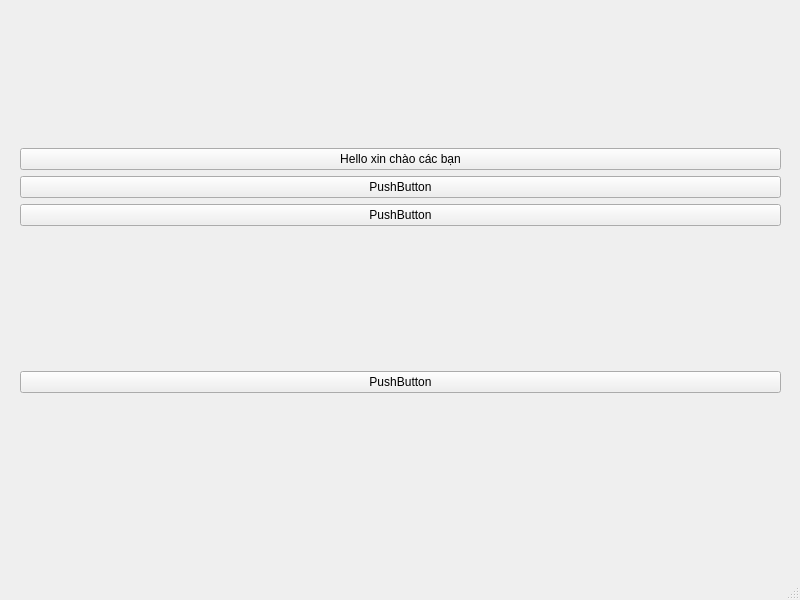
<?xml version="1.0" encoding="UTF-8"?>
<ui version="4.0">
 <class>MainWindow</class>
 <widget class="QMainWindow" name="MainWindow">
  <property name="geometry">
   <rect>
    <x>0</x>
    <y>0</y>
    <width>800</width>
    <height>600</height>
   </rect>
  </property>
  <property name="windowTitle">
   <string>MainWindow</string>
  </property>
  <widget class="QWidget" name="centralwidget">
   <widget class="QWidget" name="verticalLayoutWidget">
    <property name="geometry">
     <rect>
      <x>20</x>
      <y>10</y>
      <width>761</width>
      <height>521</height>
     </rect>
    </property>
    <layout class="QVBoxLayout" name="verticalLayout">
     <item>
      <spacer name="verticalSpacer">
       <property name="orientation">
        <enum>Qt::Vertical</enum>
       </property>
       <property name="sizeHint" stdset="0">
        <size>
         <width>20</width>
         <height>40</height>
        </size>
       </property>
      </spacer>
     </item>
     <item>
      <widget class="QPushButton" name="pushButton_2">
       <property name="text">
        <string>Hello xin chào các bạn</string>
       </property>
      </widget>
     </item>
     <item>
      <widget class="QPushButton" name="pushButton_4">
       <property name="text">
        <string>PushButton</string>
       </property>
      </widget>
     </item>
     <item>
      <widget class="QPushButton" name="pushButton_3">
       <property name="text">
        <string>PushButton</string>
       </property>
      </widget>
     </item>
     <item>
      <spacer name="verticalSpacer_3">
       <property name="orientation">
        <enum>Qt::Vertical</enum>
       </property>
       <property name="sizeHint" stdset="0">
        <size>
         <width>20</width>
         <height>40</height>
        </size>
       </property>
      </spacer>
     </item>
     <item>
      <widget class="QPushButton" name="pushButton">
       <property name="text">
        <string>PushButton</string>
       </property>
      </widget>
     </item>
     <item>
      <spacer name="verticalSpacer_2">
       <property name="orientation">
        <enum>Qt::Vertical</enum>
       </property>
       <property name="sizeHint" stdset="0">
        <size>
         <width>20</width>
         <height>40</height>
        </size>
       </property>
      </spacer>
     </item>
    </layout>
   </widget>
  </widget>
  <widget class="QMenuBar" name="menubar">
   <property name="geometry">
    <rect>
     <x>0</x>
     <y>0</y>
     <width>800</width>
     <height>26</height>
    </rect>
   </property>
  </widget>
  <widget class="QStatusBar" name="statusbar"/>
 </widget>
 <resources/>
 <connections/>
</ui>
